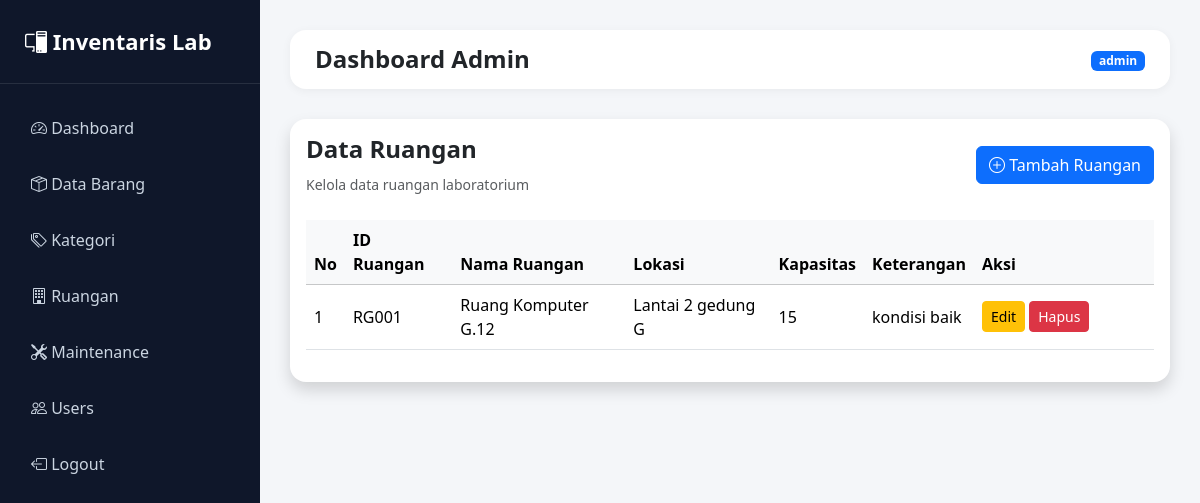
Page /ruangan/index.php (signed in) on the committed database.
### tables this page shows
CREATE TABLE `data_ruangan` (
  `id_ruangan` varchar(5) NOT NULL,
  `nama_ruangan` varchar(50) NOT NULL,
  `lokasi` varchar(100) NOT NULL,
  `kapasitas` int(3) NOT NULL,
  `keterangan` varchar(200) NOT NULL
);

### ruangan/index.php (the view)
<?php
include '../template/header.php';
include '../config/koneksi.php';
$data = mysqli_query(
    $conn,
    "SELECT * FROM data_ruangan
    ORDER BY id_ruangan ASC"
);
?>
<?php include '../template/sidebar.php'; ?>
<div class="content">
<?php include '../template/navbar.php'; ?>
<div class="card border-0 shadow rounded-4">
<div class="card-body">
<div class="d-flex justify-content-between align-items-center mb-4">
<div>
<h4 class="fw-bold">
Data Ruangan
</h4>
<small class="text-muted">
Kelola data ruangan laboratorium
</small>
</div>
<a href="tambah.php"
   class="btn btn-primary">
<i class="bi bi-plus-circle"></i>
Tambah Ruangan
</a>
</div>
<div class="table-responsive">
<table class="table table-hover align-middle">
<thead class="table-light">
<tr>
<th>No</th>
<th>ID Ruangan</th>
<th>Nama Ruangan</th>
<th>Lokasi</th>
<th>Kapasitas</th>
<th>Keterangan</th>
<th width="180">
Aksi
</th>
</tr>
</thead>
<tbody>
<?php
$no = 1;
while($row =
mysqli_fetch_assoc($data)):
?>
<tr>
<td><?= $no++ ?></td>
<td>
<?= $row['id_ruangan'] ?>
</td>
<td>
<?= $row['nama_ruangan'] ?>
</td>
<td>
<?= $row['lokasi'] ?>
</td>
<td>
<?= $row['kapasitas'] ?>
</td>
<td>
<?= $row['keterangan'] ?>
</td>
<td>
<a href="edit.php?id=<?= $row['id_ruangan'] ?>"
class="btn btn-warning btn-sm">
Edit
</a>
<a href="hapus.php?id=<?= $row['id_ruangan'] ?>"
class="btn btn-danger btn-sm"
onclick="return confirm('Yakin hapus data?')">
Hapus
</a>
</td>
</tr>
<?php endwhile; ?>
</tbody>
</table>
</div>
</div>
</div>
</div>
<?php include '../template/footer.php'; ?>

### template/header.php (style rules this page uses)
body { background: #f4f6f9; }
.content { margin-left: 260px; padding: 30px; }

### rows in the picture
data_ruangan: id_ruangan "RG001", nama_ruangan "Ruang Komputer G.12", lokasi "Lantai 2 gedung G", kapasitas "15", keterangan "kondisi baik"

### other values in the picture
$_SESSION['role'] "admin"
